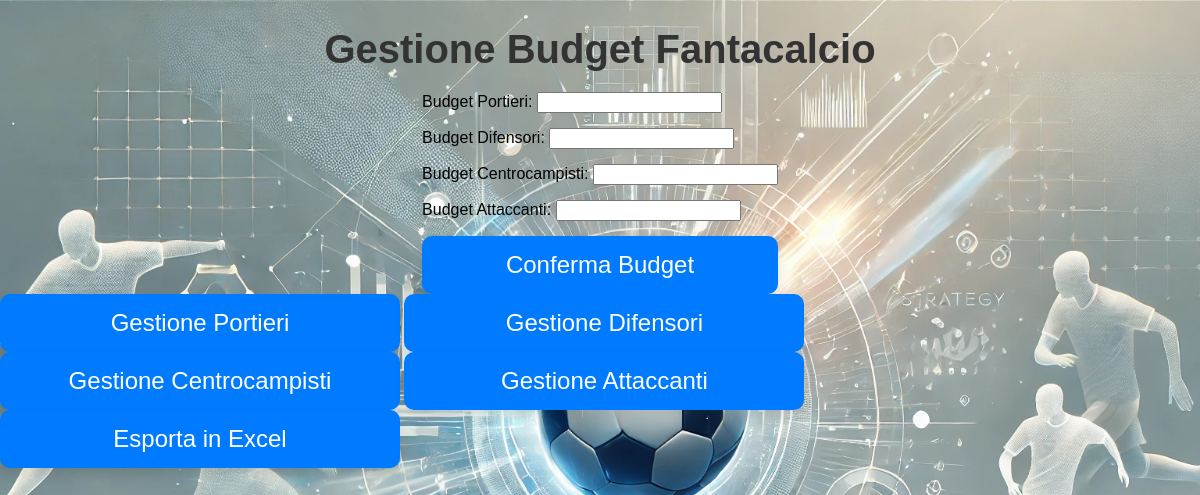
Before: / with the older database file.
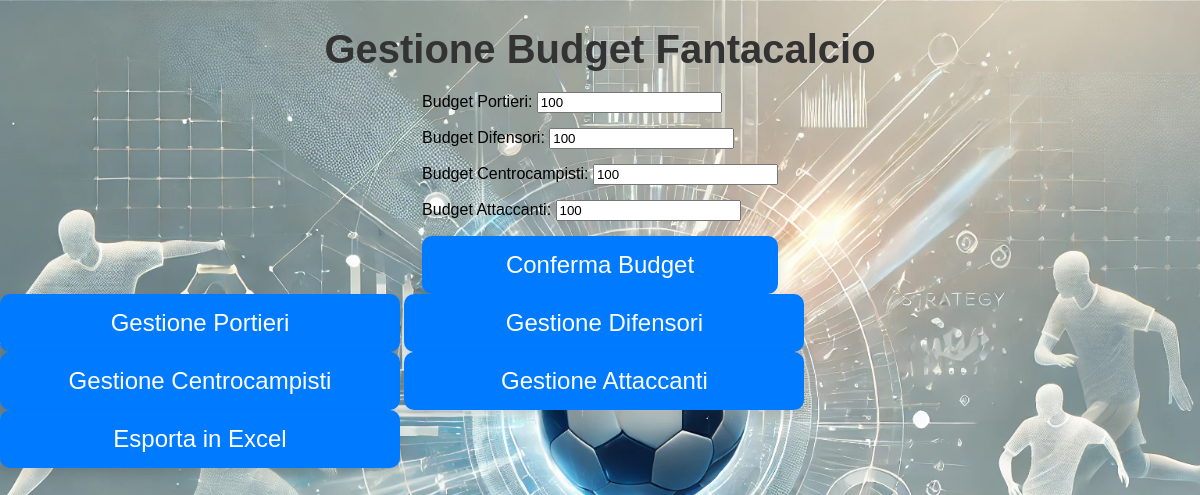
After: the same page with the newer database file.
### models.py (models this page shows)
class Budget(db.Model):
    id = db.Column(db.Integer, primary_key=True)
    role = db.Column(db.String(50), nullable=False)
    total_budget = db.Column(db.Integer, nullable=False)
    remaining_budget = db.Column(db.Integer, nullable=False)

### app.py (the view)
@app.route('/')
def home():
    budgets = Budget.query.all()
    return render_template('home.html', budgets=budgets)

### templates/home.html (shortened to what this page needs)
<!DOCTYPE html>
<html lang="it">
<head>
    <link rel="stylesheet" href="{{ url_for('static', filename='styles.css') }}">
</head>
<body>
    <h1>Gestione Budget Fantacalcio</h1>
    <form action="/set_budget" method="POST">
        <div>
            <label for="portieri_budget">Budget Portieri:</label>
            <input type="number" id="portieri_budget" name="portieri_budget" value="{{ budgets[0].total_budget if budgets }}">
        </div>
        <div>
            <label for="difensori_budget">Budget Difensori:</label>
            <input type="number" id="difensori_budget" name="difensori_budget" value="{{ budgets[1].total_budget if budgets }}">
        </div>
        <div>
            <label for="centrocampisti_budget">Budget Centrocampisti:</label>
            <input type="number" id="centrocampisti_budget" name="centrocampisti_budget" value="{{ budgets[2].total_budget if budgets }}">
        </div>
        <div>
            <label for="attaccanti_budget">Budget Attaccanti:</label>
            <input type="number" id="attaccanti_budget" name="attaccanti_budget" value="{{ budgets[3].total_budget if budgets }}">
        </div>
        <button type="submit">Conferma Budget</button>
    </form>
    <div class="buttons-container">
        <a href="/role/portieri"><button>Gestione Portieri</button></a>
        <a href="/role/difensori"><button>Gestione Difensori</button></a>
        <a href="/role/centrocampisti"><button>Gestione Centrocampisti</button></a>
        <a href="/role/attaccanti"><button>Gestione Attaccanti</button></a>
        <a href="/export"><button>Esporta in Excel</button></a>
    </div>
</body>
</html>

### static/styles.css (style rules this page uses)
body { font-family: 'Arial', sans-serif; background-image: url('/static/image.webp'); background-size: cover; background-position: center; background-repeat: no-repeat; color: #000000; margin: 0; padding: 0; display: flex; flex-direction: column; align-items: center; min-height: 100vh; }
h1 { font-size: 2.5em; text-align: center; color: #333; margin-bottom: 20px; }
form { display: flex; flex-direction: column; gap: 15px; }
button { background-color: #007BFF; color: white; padding: 15px 25px; border: none; border-radius: 10px; cursor: pointer; font-size: 1.5em; width: 100%; max-width: 400px; transition: background-color 0.3s ease, box-shadow 0.3s ease; box-shadow: 0 6px 12px rgba(0, 0, 0, 0.1); }

Changed rows visible on the page:
added Budget: portieri_budget "100"
added Budget: difensori_budget "100"
added Budget: centrocampisti_budget "100"
added Budget: attaccanti_budget "100"
